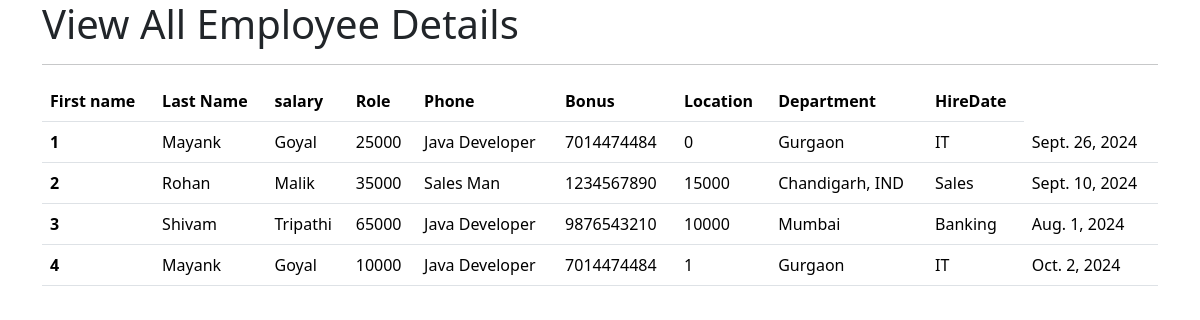
The page /all_emp on the database as committed earlier.
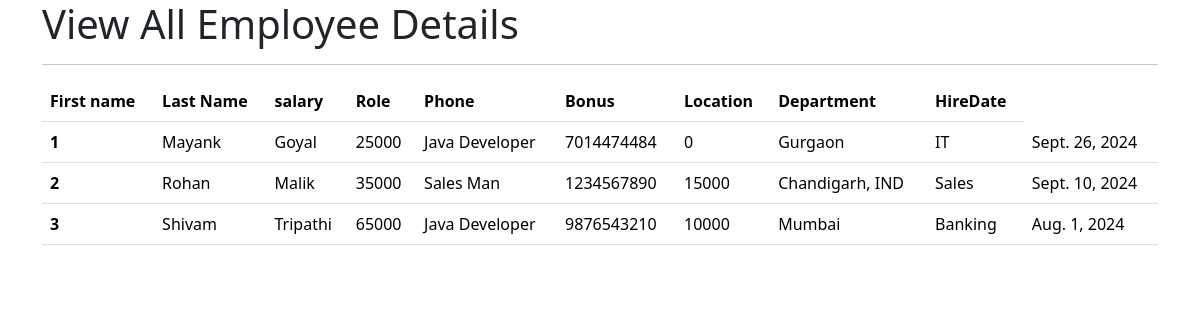
The same page on the database as committed later.
### emp_app/models.py (models this page shows, shortened)
class Employee(models.Model):
    first_name = models.CharField(max_length=100, null=False)
    last_name = models.CharField(max_length=100)
    dept = models.ForeignKey(Department, on_delete=models.CASCADE)
    salary = models.IntegerField(default=0)
    bonus = models.IntegerField(default=0)
    role = models.ForeignKey(Role, on_delete=models.CASCADE)
    phone = models.IntegerField(default=0)
    hire_date = models.DateField()

class Role(models.Model):
    name = models.CharField(max_length=100, null=False)

class Department(models.Model):
    name = models.CharField(max_length=100, null=False)
    location = models.CharField(max_length=100)

### emp_app/views.py (the view)
# urls.py: path('all_emp', views.all_emp, name='all_emp'),
def all_emp(request):
    emps = Employee.objects.all()
    context = {
        "emps" : emps
    }
    return render(request, 'view_all_emp.html', context)

### emp_app/templates/view_all_emp.html (shortened to what this page needs)
<!doctype html>
<html lang="en">
  <head>
    <link href="https://cdn.jsdelivr.net/npm/bootstrap@5.3.3/dist/css/bootstrap.min.css" rel="stylesheet">
  </head>
  <body>
    <div class="container">
    <h1>View All Employee Details</h1>
    <hr>
    <table class="table">
      <thead>
        <tr>
          <th scope="col">First name</th>
          <th scope="col">Last Name</th>
          <th scope="col">salary</th>
          <th scope="col">Role</th>
          <th scope="col">Phone</th>
          <th scope="col">Bonus</th>
          <th scope="col">Location</th>
          <th scope="col">Department</th>
          <th scope="col">HireDate</th>
        </tr>
      </thead>
      {% for emp in emps %}
      <tbody>
        <tr>
          <th>{{emp.id}}</th>
          <td>{{emp.first_name}}</td>
          <td>{{emp.last_name}}</td>
          <td>{{emp.salary}}</td>
          <td>{{emp.role.name}}</td>
          <td>{{emp.phone}}</td>
          <td>{{emp.bonus}}</td>
          <td>{{emp.dept.location}}</td>
          <td>{{emp.dept.name}}</td>
          <td>{{emp.hire_date}}</td>
        </tr>
      </tbody>
      {% endfor %}
    </table>
    </div>
  </body>
</html>

Rows that differ between the two databases and show on the page:
removed Employee: id "4", first_name "Mayank", last_name "Goyal", salary "10000", role.name "Java Developer", phone "7014474484", bonus "1", dept.location "Gurgaon", dept.name "IT", hire_date "Oct. 2, 2024"
